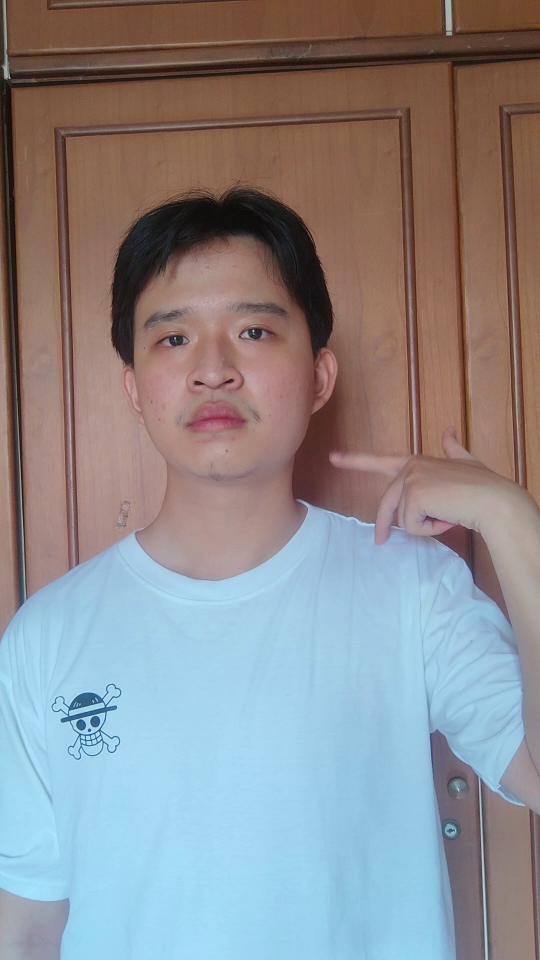
#> input picture semester VI/Machine Learning I/ML1_assignment1/dataset/Tolong/Tolong_0001.jpg, 1080 x 1920 px, given as the content of the folder dataset/SampaiJumpa, which was not available (shown at 1/2 size)
$ python preprocessing_dataset.py
#> lines starting #> are read from the running program, lines starting #| are printed output that depends on the picture; pictures that were not available may be replaced by others from this repository, and a replacement may not be noted
# # import cv2
# # import os
# # import numpy as np

# # # TUGASMU: Mencari angka yang paling pas untuk foto-fotomu!
# # CROP_CONFIGS = {
# #     "Tolong": (300, 600, 800),       # Contoh: Crop dari area dada ke bahu
# #     "TerimaKasih": (150, 600, 800), # Contoh: Crop area wajah ke dada
# #     "Maaf": (300, 550, 800),         # Mirip terima kasih posisinya
# #     "SamaSama": (150, 1200, 800)     # Contoh: Crop agak ke bawah (perut/dada bawah)
# # }

# # def crop_and_resize_by_class(image_path, class_name, target_size=256, to_grayscale=False):
# #     # 1. Baca gambar
# #     img = cv2.imread(image_path)
# #     if img is None:
# #         print(f"Gambar {image_path} tidak terbaca!")
# #         return None

# #     h, w = img.shape[:2]

# #     # Cek apakah kelas ada di konfigurasi
# #     if class_name not in CROP_CONFIGS:
# #         print(f"Kelas {class_name} tidak dikenali!")
# #         return None

# #     start_x, start_y, box_size = CROP_CONFIGS[class_name]

# #     # Proteksi agar area crop tidak melebihi batas ukuran asli gambar
# #     end_x = min(start_x + box_size, w)
# #     end_y = min(start_y + box_size, h)

# #     # 2. CROP area persegi yang luas
# #     cropped_img = img[start_y:end_y, start_x:end_x]

# #     # Proteksi tambahan jika gambar terpotong di pinggir sehingga tidak persegi sempurna
# #     # Kita padding sedikit dengan warna hitam agar tetap persegi sebelum di resize
# #     crop_h, crop_w = cropped_img.shape[:2]
# #     if crop_h != crop_w:
# #         max_side = max(crop_h, crop_w)
# #         canvas = np.zeros((max_side, max_side, 3), dtype=np.uint8)
# #         canvas[0:crop_h, 0:crop_w] = cropped_img
# #         cropped_img = canvas

# #     # 3. RESIZE paksa ke 256x256
# #     resized_img = cv2.resize(cropped_img, (target_size, target_size))

# #     # 4. STANDARISASI CHANNEL
# #     if to_grayscale:
# #         final_img = cv2.cvtColor(resized_img, cv2.COLOR_BGR2GRAY)
# #     else:
# #         final_img = cv2.cvtColor(resized_img, cv2.COLOR_BGR2RGB) # OpenCV pakai BGR, kita ubah ke RGB

# #     # 5. NORMALISASI PIXEL (0-255 jadi 0-1)
# #     normalized_img = final_img.astype(np.float32) / 255.0

# #     return normalized_img

# # # --- CARA PAKAI ---
# # # hasil = crop_and_resize_by_class("Tolong_0000.jpg", "Tolong", target_size=256)

# # def proses_satu_folder(folder_input, folder_output, nama_kelas):
# #     # Buat folder output otomatis jika belum ada
# #     if not os.path.exists(folder_output):
# #         os.makedirs(folder_output)

# #     # Looping: Ambil semua file di dalam folder input
# #     for filename in os.listdir(folder_input):
# #         if filename.lower().endswith(('.png', '.jpg', '.jpeg')):
# #             path_input = os.path.join(folder_input, filename)
# #             path_output = os.path.join(folder_output, f"crop_{filename}")

# #             # Eksekusi gambar
# #             hasil_gambar = crop_and_resize_by_class(path_input, nama_kelas, target_size=256)

# #             if hasil_gambar is not None:
# #                 # Karena sebelumnya dinormalisasi (0-1), kita kembalikan ke (0-255) agar bisa di-save jadi file gambar (JPG/PNG)
# #                 gambar_untuk_disimpan = (hasil_gambar * 255).astype(np.uint8)

# #                 # OpenCV defaultnya membaca/menyimpan dalam BGR, kita kembalikan dari RGB ke BGR
# #                 gambar_untuk_disimpan = cv2.cvtColor(gambar_untuk_disimpan, cv2.COLOR_RGB2BGR)

# #                 # Simpan gambar
# #                 cv2.imwrite(path_output, gambar_untuk_disimpan)
# #                 print(f"Sukses memproses: {filename}")

# # # --- CARA PAKAI UNTUK SATU FOLDER PENUH ---
# # # Pastikan kamu menyiapkan folder sesuai kelasnya
# # proses_satu_folder("dataset/Maaf", "dataset_preprocessing/Maaf", "Maaf")

import cv2
import os
import numpy as np

# Konfigurasi: "nama_kelas": (titik_X_awal, titik_Y_awal, ukuran_kotak_persegi)
CROP_CONFIGS = {
    "Tolong": (300, 600, 800),
    "TerimaKasih": (150, 600, 800),
    "Maaf": (300, 550, 800),
    "SamaSama": (150, 1200, 800),
    # "Minum": (150, 450, 800),
    "SampaiJumpa": (0, 780, 1000),
    "Haus": (150, 750, 800)
}

def crop_and_resize_by_class(image_path, class_name, target_size=256, to_grayscale=False, flip_horizontal=True):

    # 1. Read image (OpenCV reads in BGR format)
#> called with image_path = 'dataset/SampaiJumpa/Tolong_0001.jpg', class_name = 'SampaiJumpa', target_size = 256, to_grayscale = False, flip_horizontal = True
    img = cv2.imread(image_path)
#> img is the input picture: shape (1920, 1080, 3); mean B, G, R 141.8, 139, 140.4
    if img is None:
        print(f"Image {image_path} could not be read!")
        return None

    h, w = img.shape[:2]
#> h = 1920; w = 1080

    if class_name not in CROP_CONFIGS:
        print(f"Class {class_name} not recognized!")
        return None

    start_x, start_y, box_size = CROP_CONFIGS[class_name]

    end_x = min(start_x + box_size, w)
#> end_x = 1000
    end_y = min(start_y + box_size, h)
#> end_y = 1780

    # 2. Crop image
    cropped_img = img[start_y:end_y, start_x:end_x]
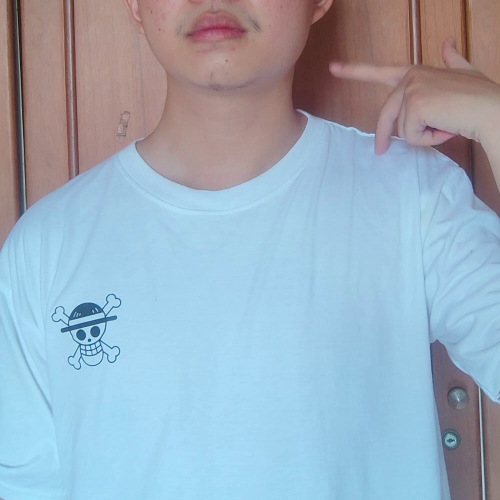
#> cropped_img: shape (1000, 1000, 3) (shown at 1/2 size); mean B, G, R 189.8, 174.1, 155.2

    crop_h, crop_w = cropped_img.shape[:2]
#> crop_h = 1000; crop_w = 1000

    # Padding if crop is not square
    if crop_h != crop_w:
        max_side = max(crop_h, crop_w)
        canvas = np.zeros((max_side, max_side, 3), dtype=np.uint8)
        canvas[0:crop_h, 0:crop_w] = cropped_img
        cropped_img = canvas

    # 3. Resize image
    resized_img = cv2.resize(cropped_img, (target_size, target_size))
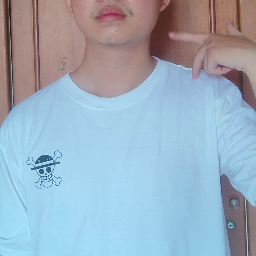
#> resized_img: shape (256, 256, 3); mean B, G, R 189.8, 174, 155.1

    # 4. Flip horizontal (optional)
    if flip_horizontal:
        resized_img = cv2.flip(resized_img, 1)
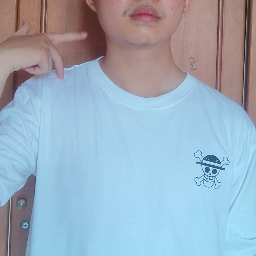
#> resized_img: shape (256, 256, 3); mean B, G, R 189.8, 174, 155.1

    # 5. Optional grayscale conversion
    if to_grayscale:
        final_img = cv2.cvtColor(resized_img, cv2.COLOR_BGR2GRAY)
    else:
        final_img = resized_img

    return final_img


def process_folder(input_folder, output_folder, class_name):

    if not os.path.exists(output_folder):
        os.makedirs(output_folder)

    for filename in os.listdir(input_folder):
        if filename.lower().endswith(('.png', '.jpg', '.jpeg')):

            input_path = os.path.join(input_folder, filename)
            output_path = os.path.join(output_folder, f"crop_{filename}")

            processed_image = crop_and_resize_by_class(
                input_path,
                class_name,
                target_size=256
            )

            if processed_image is not None:

                cv2.imwrite(output_path, processed_image)
                print(f"Successfully processed: {filename}")

# USAGE
process_folder("dataset/SampaiJumpa", "dataset_preprocessing/SampaiJumpa", "SampaiJumpa")

$ run again, on semester VI/Machine Learning I/ML1_assignment1/dataset/Tolong/Tolong_0017.jpg
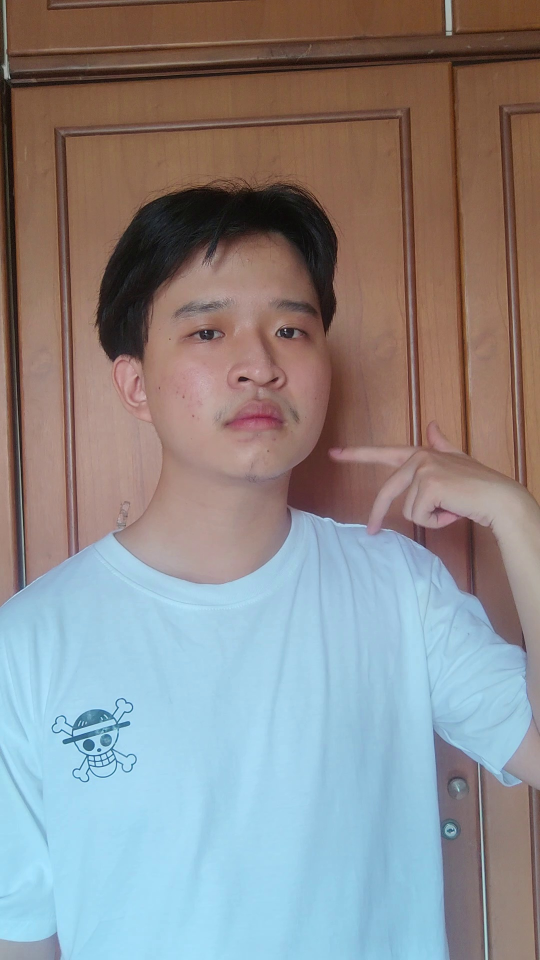
#> input picture semester VI/Machine Learning I/ML1_assignment1/dataset/Tolong/Tolong_0017.jpg, 1080 x 1920 px, given as the content of the folder dataset/SampaiJumpa, which was not available (shown at 1/2 size)
#> in crop_and_resize_by_class, img is the input picture: shape (1920, 1080, 3); mean B, G, R 139.5, 138.6, 140.3
#> in crop_and_resize_by_class, `cropped_img = img[start_y:end_y, start_x:end_x]`:
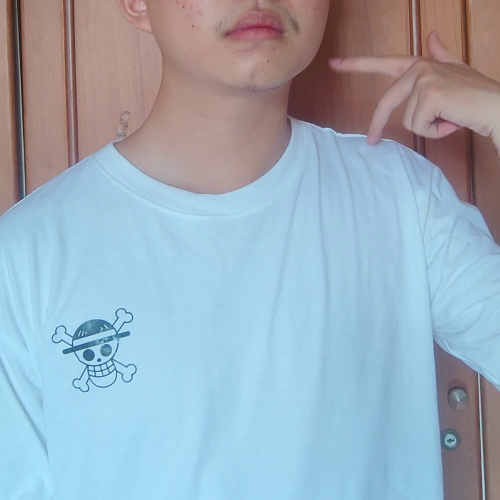
#> cropped_img: shape (1000, 1000, 3) (shown at 1/2 size); mean B, G, R 187.1, 173.5, 155.5
#> in crop_and_resize_by_class, `resized_img = cv2.flip(resized_img, 1)`:
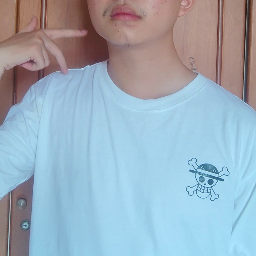
#> resized_img: shape (256, 256, 3); mean B, G, R 187, 173.4, 155.4
